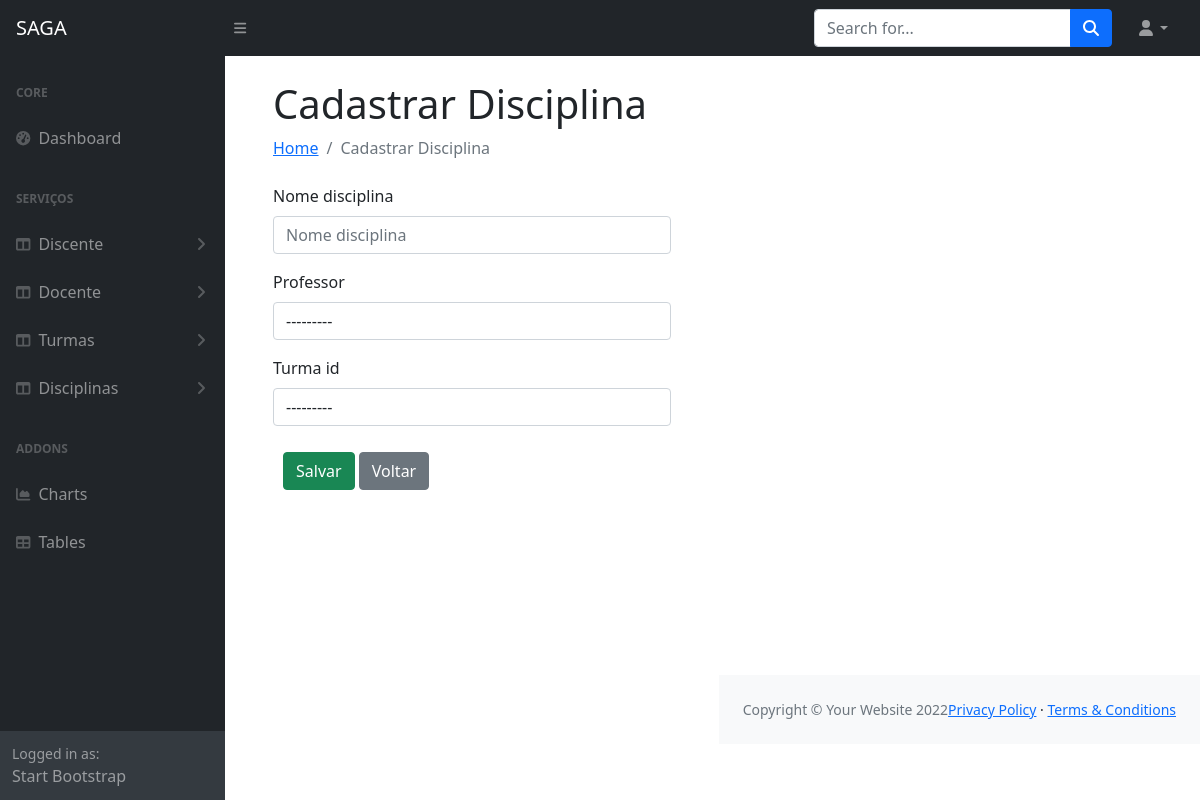
The page /registrardisciplina on the database as committed earlier.
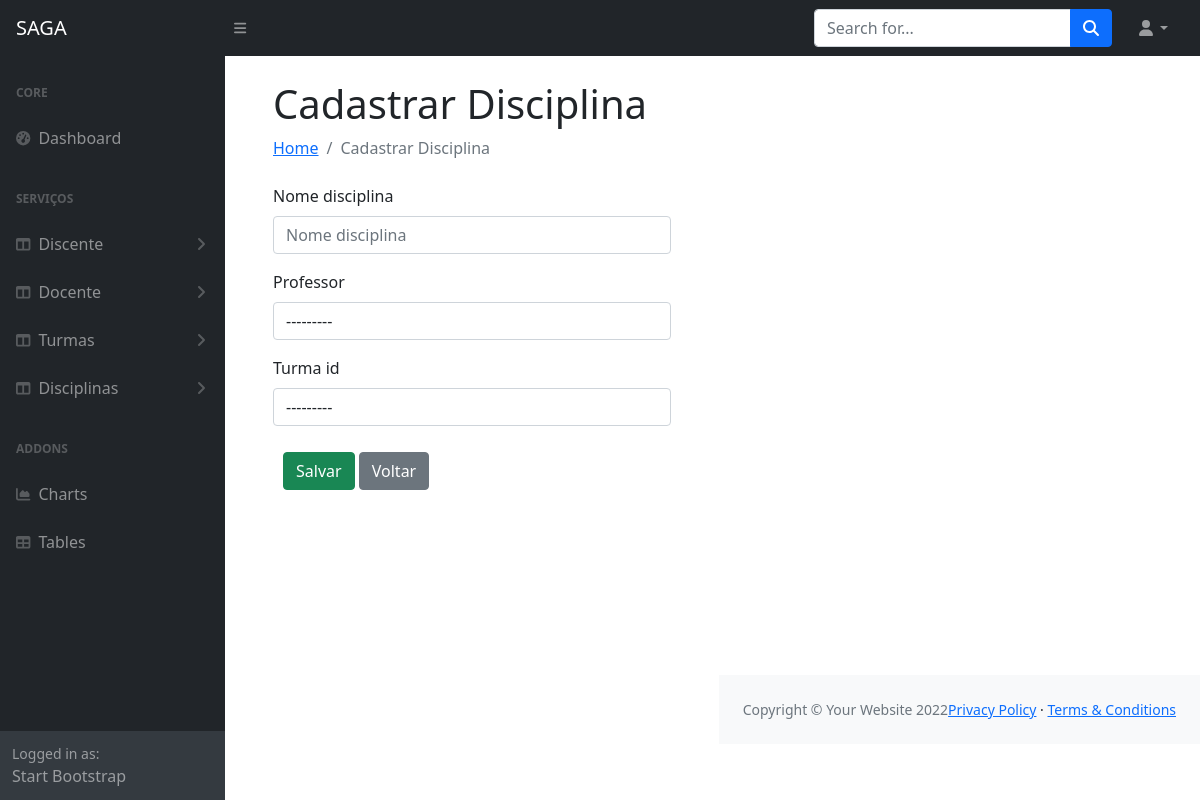
The same page on the database as committed later.
### appacademico/models.py (models this page shows)
class Turma(models.Model):
    turma_id = models.AutoField(primary_key=True)
    nome_turma = models.CharField(max_length=150)
    aluno = models.ForeignKey(Aluno, on_delete=models.PROTECT)
    def __str__(self):
        return self.nome_turma

### appacademico/views.py (the view)
# urls.py: path('registrardisciplina', views.registrardisciplina, name='registrardisciplina'),
def registrardisciplina(request):
    if request.method == "POST":
        disciplina = DisciplinaModelForm(request.POST or None, request.FILES or None)
        if disciplina.is_valid():
            disciplina.save()
            messages.add_message(request, messages.SUCCESS,
                                 'Disciplina cadastrada com sucesso!')
            return render(request, 'index.html')
    else:
        disciplina = DisciplinaModelForm()
        return render(request, 'register.html', {'disciplina': disciplina})

### appacademico/forms.py
class DisciplinaModelForm(forms.ModelForm):
    class Meta:
        model = Disciplina
        fields = ['disciplina_id', 'nome_disciplina', 'professor', 'turma_id']

### appacademico/models.py (called while the page is built)
    def __str__(self):
        return self.nome

### appacademico/templates/register.html (shortened to what this page needs)
{% extends 'index.html'%}
{% load static %}
{% load bootstrap4 %}
{% block h1 %}
{% if docente %}
Cadastrar Docente
{% elif discente %}
Cadastrar discente
{% elif disciplina %}
Cadastrar Disciplina
{% elif discente %}
Cadastrar Aluno
{% elif turmas %}
Cadastrar Turma
{% endif %}
{% endblock %}
{% block li %}
{% if docente %}
Cadastrar Docente
{% elif discente %}
Cadastrar discente
{% elif disciplina %}
Cadastrar Disciplina
{% elif discente %}
Cadastrar Aluno
{% elif turmas %}
Cadastrar Turma
{% endif %}
{% endblock %}
{% block content %}
<form method="post" class="form" enctype="multipart/form-data" autocomplete="off">
    {% if docente %}
    {% bootstrap_form docente %}
    {% elif discente %}
    {% bootstrap_form discente %}
    {% elif disciplina %}
    {% bootstrap_form disciplina %}
    {% elif turmas %}
    {% bootstrap_form turmas %}
    {% endif %}
    <div style="padding: 10px;">
        <input type="submit" class="btn btn-success" value="Salvar" />
        <input type="button" class="btn btn-secondary" value="Voltar">
    </div>
</form>
</div>
{% endblock %}

Rows that differ between the two databases and show on the page:
removed Turma: turma_id "---------"
Other text that changed with them:
form field turma_id: (not shown) → "---------"
